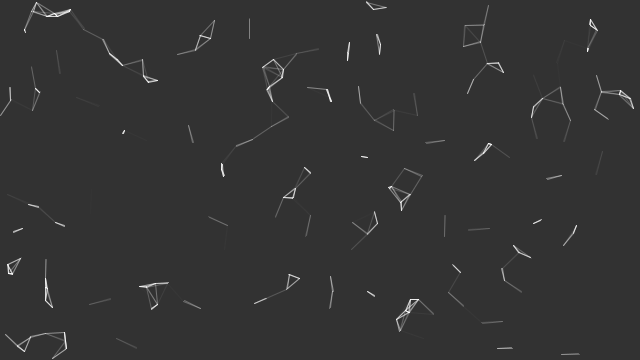
Frame 1 (no input)
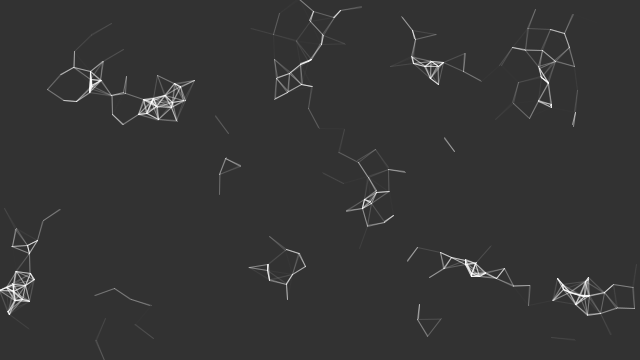
Frame 60 (the mouse pressed at the canvas centre just before this capture)
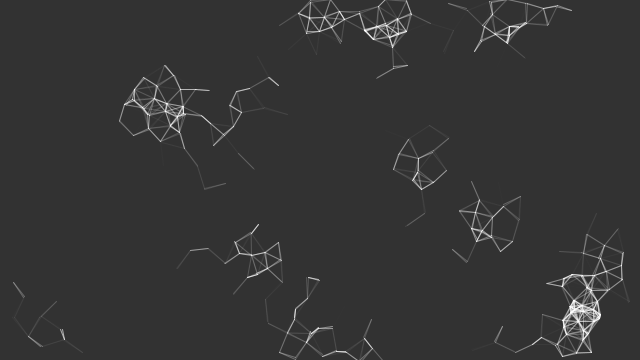
Frame 120 (the mouse held since frame 60 and released just before this capture)

The Processing sketch that drew these frames (run headless with seeded random() and noise(); from frame 60 on, the mouse is pressed at the canvas centre):

// Processing sketch: flocking_lines_avoidmouse
// ── flocking_lines_avoidmouse.pde
Flock flock;

void setup() {
  size(640, 360);
  flock = new Flock();
  // Add an initial set of boids into the system
  for (int i = 0; i < 250; i++) {
    flock.addBoid(new Boid(random(width), random(height)));
  }
  background(50);
}

void draw() {
  background(50);
  flock.run();
}

// Add a new boid into the System
void mousePressed() {
  flock.addBoid(new Boid(mouseX, mouseY));
}



// The Flock (a list of Boid objects)

class Flock {
  ArrayList<Boid> boids; // An ArrayList for all the boids

  Flock() {
    boids = new ArrayList<Boid>(); // Initialize the ArrayList
  }

  void run() {
    for (Boid b : boids) {
      b.run(boids);  // Passing the entire list of boids to each boid individually
    }
  }

  void addBoid(Boid b) {
    boids.add(b);
  }
}




// The Boid class

class Boid {

  PVector position;
  PVector velocity;
  PVector acceleration;
  float r;
  float maxforce;    // Maximum steering force
  float maxspeed;    // Maximum speed

  Boid(float x, float y) {
    acceleration = new PVector(0, 0);

    // This is a new PVector method not yet implemented in JS
    // velocity = PVector.random2D();

    // Leaving the code temporarily this way so that this example runs in JS
    float angle = random(TWO_PI);
    velocity = new PVector(cos(angle), sin(angle));

    position = new PVector(x, y);
    r = 2.0;
    maxspeed = 2;
    maxforce = 0.03;
  }

  void run(ArrayList<Boid> boids) {
    flock(boids);
    update();
    borders();
    //render();
  }

  void applyForce(PVector force) {
    // We could add mass here if we want A = F / M
    acceleration.add(force);
  }

  // We accumulate a new acceleration each time based on three rules
  void flock(ArrayList<Boid> boids) {
    PVector sep = separate(boids);   // Separation
    PVector ali = align(boids);      // Alignment
    PVector coh = cohesion(boids);   // Cohesion
    // Arbitrarily weight these forces
    sep.mult(1.5);
    ali.mult(1.0);
    coh.mult(1.0);
    // Add the force vectors to acceleration
    applyForce(sep);
    applyForce(ali);
    applyForce(coh);
  }

  // Method to update position
  void update() {
    // Update velocity
    velocity.add(acceleration);
    // Limit speed
    velocity.limit(maxspeed);
    position.add(velocity);
    // Reset accelertion to 0 each cycle
    acceleration.mult(0);
  }

  // A method that calculates and applies a steering force towards a target
  // STEER = DESIRED MINUS VELOCITY
  PVector seek(PVector target) {
    PVector desired = PVector.sub(target, position);  // A vector pointing from the position to the target
    // Scale to maximum speed
    desired.normalize();
    desired.mult(maxspeed);

    // Above two lines of code below could be condensed with new PVector setMag() method
    // Not using this method until Processing.js catches up
    // desired.setMag(maxspeed);

    // Steering = Desired minus Velocity
    PVector steer = PVector.sub(desired, velocity);
    steer.limit(maxforce);  // Limit to maximum steering force
    return steer;
  }

  void render() {
    // Draw a triangle rotated in the direction of velocity
    float theta = velocity.heading2D() + radians(90);
    // heading2D() above is now heading() but leaving old syntax until Processing.js catches up

    fill(200, 100);
    stroke(255);
    pushMatrix();
    translate(position.x, position.y);
    rotate(theta);
    beginShape(TRIANGLES);
    vertex(0, -r*2);
    vertex(-r, r*2);
    vertex(r, r*2);
    endShape();
    popMatrix();
  }

  // Wraparound
  void borders() {
    if (position.x < -r) position.x = width+r;
    if (position.y < -r) position.y = height+r;
    if (position.x > width+r) position.x = -r;
    if (position.y > height+r) position.y = -r;
  }

  // Separation
  // Method checks for nearby boids and steers away
  PVector separate (ArrayList<Boid> boids) {
    float desiredseparation = 25.0f;
    PVector steer = new PVector(0, 0, 0);
    int count = 0;
    // For every boid in the system, check if it's too close
    for (Boid other : boids) {
      float d = PVector.dist(position, other.position);
      // If the distance is greater than 0 and less than an arbitrary amount (0 when you are yourself)
      if ((d > 0) && (d < desiredseparation)) {
        // Calculate vector pointing away from neighbor
        PVector diff = PVector.sub(position, other.position);
        diff.normalize();
        diff.div(d);        // Weight by distance
        steer.add(diff);
        count++;            // Keep track of how many
        
        // DRAW A LINE IF TOO CLOSE! + FADE ALPHA ON THE STROKE
        stroke(255, (1 - d/desiredseparation)*255.0); //map(d, 0, desiredseparation, 255, 0)
        line(position.x,position.y, other.position.x, other.position.y);
      }
    }
    // Average -- divide by how many
    if (count > 0) {
      steer.div((float)count);
    }

    // As long as the vector is greater than 0
    if (steer.mag() > 0) {
      // First two lines of code below could be condensed with new PVector setMag() method
      // Not using this method until Processing.js catches up
      // steer.setMag(maxspeed);

      // Implement Reynolds: Steering = Desired - Velocity
      steer.normalize();
      steer.mult(maxspeed);
      steer.sub(velocity);
      steer.limit(maxforce);
    }
    return steer;
  }

  // Alignment
  // For every nearby boid in the system, calculate the average velocity
  PVector align (ArrayList<Boid> boids) {
    float neighbordist = 50;
    PVector sum = new PVector(0, 0);
    int count = 0;

    for (Boid other : boids) {
      float d = PVector.dist(position, other.position);
      if ((d > 0) && (d < neighbordist)) {
        sum.add(other.velocity);
        count++;
      }
    }
    if (count > 0) {
      sum.div((float)count);
      // First two lines of code below could be condensed with new PVector setMag() method
      // Not using this method until Processing.js catches up
      // sum.setMag(maxspeed);

      // Implement Reynolds: Steering = Desired - Velocity
      sum.normalize();
      sum.mult(maxspeed);
      PVector steer = PVector.sub(sum, velocity);
      steer.limit(maxforce);

      // FOLLOW/AVOID THE MOUSE IF WITHIN A CERTAIN DIST (aka "neighbordist")
      PVector mouseLoc = new PVector(mouseX, mouseY, 0);
      PVector d = PVector.sub(position, mouseLoc); // or vice versa
      if (d.mag() < neighbordist) {
        steer.add(d);
      }

      return steer;
    } else {
      return new PVector(0, 0);
    }
  }

  // Cohesion
  // For the average position (i.e. center) of all nearby boids, calculate steering vector towards that position
  PVector cohesion (ArrayList<Boid> boids) {
    float neighbordist = 50;
    PVector sum = new PVector(0, 0);   // Start with empty vector to accumulate all positions
    int count = 0;
    for (Boid other : boids) {
      float d = PVector.dist(position, other.position);
      if ((d > 0) && (d < neighbordist)) {
        sum.add(other.position); // Add position
        count++;
      }
    }
    if (count > 0) {
      sum.div(count);
      return seek(sum);  // Steer towards the position
    } else {
      return new PVector(0, 0);
    }
  }
}
